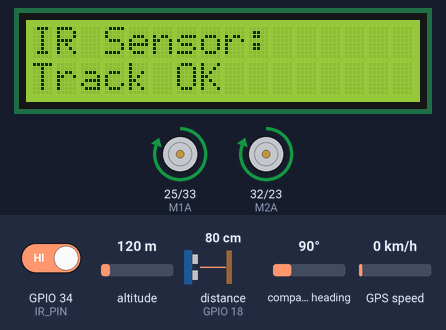
A sketch run on a simulated ESP32. Parts: 16×2 character LCD, motor-driver pin pairs drawn as motors (green arrow = first pin HIGH = forward, orange = second pin HIGH = backward, longer = more drive). Wiring (inferred from the names in the program): ultrasonic range finder: trigger GPIO 5; echo GPIO 18. The inputs (shaded band) are chosen by the test bench; at power-on: distance to the obstacle (sensor on GPIO 18) 80 cm, GPIO 34 (IR_PIN) HIGH, altitude 120 m, compass heading 90°, GPS speed 0 km/h. The echo pulse lasts 58.3 µs per cm; the GPS gets a fix after 3 s at 37.7749, -122.4194 with 8 satellites; the modem accepts every AT command (registered, SIM ready, sends succeed) and sends nothing else; what the sketch prints to the serial monitor is not drawn.

Above: at 4.3 s.
4.4 s: distance to the obstacle (sensor on GPIO 18) set to 12 cm
At 5.7 s:
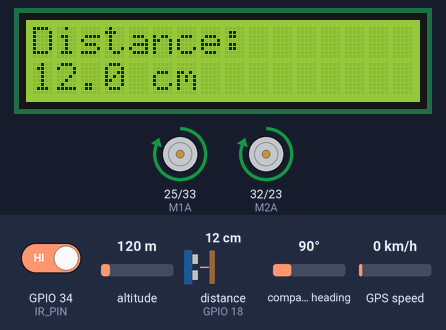
8.5 s: distance to the obstacle (sensor on GPIO 18) set to 9 cm
At 10.2 s:
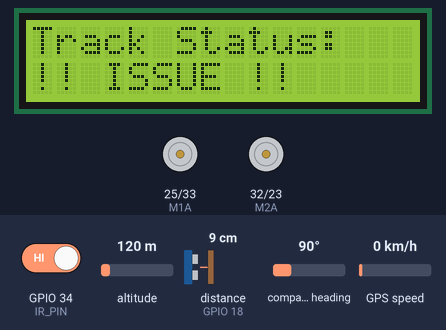
12.6 s: GPIO 34 (IR_PIN) driven LOW
At 14.4 s:
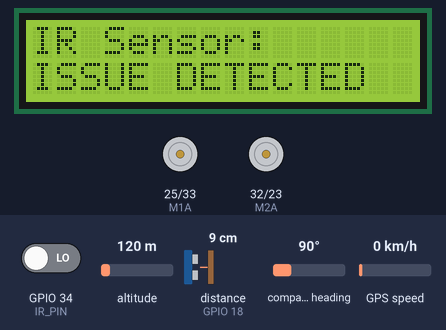
19.0 s: distance to the obstacle (sensor on GPIO 18) set to 250 cm
At 22.9 s:
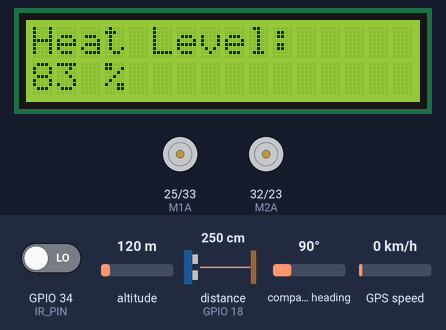
23.1 s: GPIO 34 (IR_PIN) driven HIGH
At 24.7 s:
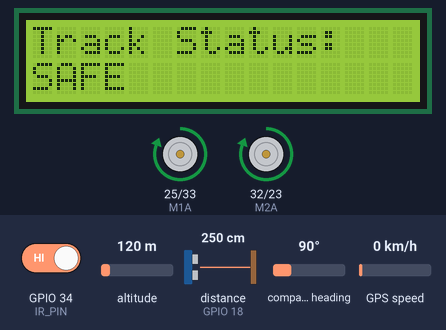
27.2 s: distance to the obstacle (sensor on GPIO 18) set to 35 cm
At 31.1 s:
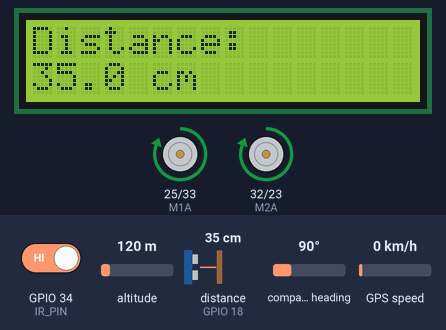
Timing chart, 0 to 32.3 s (numbered marks = the images above; inputs shaded):
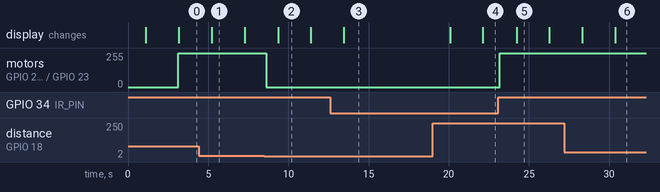

Measured:
- the behaviour switches between 11 and 10 cm on distance to the obstacle (sensor on GPIO 18) (found by bisection; images 1 and 2)
- after the input at 8.5 s, motor on GPIO 25 (M1A) / GPIO 33 (M1B), motor on GPIO 32 (M2A) / GPIO 23 (M2B): forward 255/255 → stopped after 0.11 s; the display: changes after 0.87 s (image 2)
- after the input at 12.6 s, the display: changes after 0.87 s (image 3)
- after the input at 23.1 s, motor on GPIO 25 (M1A) / GPIO 33 (M1B), motor on GPIO 32 (M2A) / GPIO 23 (M2B): stopped → forward 255/255 after 0.09 s; the display: changes after 1.1 s (image 5)
- what the display in image 1 shows lasts 2.1 s, from 5.2 s to 7.3 s

The sketch:

Railway_track_detection.ino
```cpp
/*
  ================================================================
        RAILWAY TRACK CRACK DETECTION SYSTEM
        ESP32 BASED PROTOTYPE
  ================================================================

  IMPORTANT DEVELOPMENT NOTE
  ----------------------------------------------------------------
  This program has been developed according to the hardware,
  wiring configuration, project requirements, and detection logic
  defined for this particular prototype.

  BEFORE UPLOADING THIS CODE TO THE ESP32:

  1. Re-check all ESP32 GPIO pin assignments.
  2. Re-check the actual sensor output logic (HIGH/LOW).
  3. Re-check the ultrasonic distance threshold.
  4. Re-check the GPS UART pins and baud rate.
  5. Re-check the GSM UART pins and baud rate.
  6. Re-check the GSM module power requirements.
  7. Re-check the GSM phone number and SMS configuration.
  8. Re-check the LCD I2C address.
  9. Re-check the motor-driver input connections.
 10. Re-check motor direction according to the actual wiring.
 11. Re-check all supply voltages and common GND connections.
 12. Re-check that no ESP32 GPIO receives a voltage above 3.3 V.
 13. Re-check the detection conditions and thresholds according
     to the actual experimental setup.
 14. Test each hardware section individually before performing
     the complete system test.

  IMPORTANT:
  ----------------------------------------------------------------
  The parameters used in this program are prototype-specific.
  They should NOT be considered universal railway safety
  parameters.

  This system is an academic/educational prototype and must not
  be connected to or operated on an active railway track.

  Before using a modified version of this program, verify:

      HARDWARE
         ↓
      PIN CONFIGURATION
         ↓
      SENSOR LOGIC
         ↓
      THRESHOLDS
         ↓
      COMMUNICATION SETTINGS
         ↓
      MOTOR CONTROL
         ↓
      COMPLETE SYSTEM OPERATION

  Always re-check the complete code after making hardware or
  parameter changes to prevent compilation, wiring, logic, or
  runtime errors.

  ================================================================
*/
#include <Wire.h>
#include <LiquidCrystal_I2C.h>
#include <TinyGPS++.h>

// =========================================================
// LCD
// =========================================================

LiquidCrystal_I2C lcd(0x27, 16, 2);

// =========================================================
// GPS
// =========================================================

TinyGPSPlus gps;

HardwareSerial GPS_Serial(2);

// GPS pins
#define GPS_RX 16
#define GPS_TX 17

// =========================================================
// GSM
// =========================================================

HardwareSerial GSM_Serial(1);

// GSM pins
#define GSM_RX 26
#define GSM_TX 27

// =========================================================
// SENSOR PINS
// =========================================================

#define IR_PIN   34

#define TRIG_PIN 5
#define ECHO_PIN 18

// =========================================================
// MOTOR DRIVER
// =========================================================

#define M1A 25
#define M1B 33

#define M2A 32
#define M2B 23

// =========================================================
// SETTINGS
// =========================================================

#define DISTANCE_LIMIT 10

const char PHONE_NUMBER[] = "+91xxxxxxxxxx";

// =========================================================
// VARIABLES
// =========================================================

int irValue = 0;

float distanceCM = 0;

int heatLevel = 0;

bool heatIncreasing = true;

bool trackIssue = false;

unsigned long lastLCDUpdate = 0;

unsigned long lastSMS = 0;

int lcdPage = 0;

const unsigned long LCD_INTERVAL = 2000;

const unsigned long SMS_INTERVAL = 15000;

// =========================================================
// SETUP
// =========================================================

void setup()
{
  Serial.begin(115200);

  delay(1000);

  Serial.println();
  Serial.println("======================================");
  Serial.println("🚂 Railway Track Detection System");
  Serial.println("======================================");

  // -------------------------------------------------------
  // I2C
  // -------------------------------------------------------

  Wire.begin(21, 22);

  // -------------------------------------------------------
  // LCD
  // -------------------------------------------------------

  lcd.init();
  lcd.backlight();

  lcd.clear();

  lcd.setCursor(0, 0);
  lcd.print("Railway Safety");

  lcd.setCursor(0, 1);
  lcd.print("ESP32 Starting");

  // -------------------------------------------------------
  // GPS
  // -------------------------------------------------------

  GPS_Serial.begin(9600, SERIAL_8N1, GPS_RX, GPS_TX);

  // -------------------------------------------------------
  // GSM
  // -------------------------------------------------------

  GSM_Serial.begin(9600, SERIAL_8N1, GSM_RX, GSM_TX);

  // -------------------------------------------------------
  // Sensor pins
  // -------------------------------------------------------

  pinMode(IR_PIN, INPUT);

  pinMode(TRIG_PIN, OUTPUT);
  pinMode(ECHO_PIN, INPUT);

  // -------------------------------------------------------
  // Motor pins
  // -------------------------------------------------------

  pinMode(M1A, OUTPUT);
  pinMode(M1B, OUTPUT);

  pinMode(M2A, OUTPUT);
  pinMode(M2B, OUTPUT);

  stopCar();

  delay(2000);

  lcd.clear();

  Serial.println("✅ System initialized");
  Serial.println("📡 GPS UART started");
  Serial.println("📡 GSM UART started");
  Serial.println("📺 LCD started");
  Serial.println("======================================");
}

// =========================================================
// LOOP
// =========================================================

void loop()
{
  // -------------------------------------------------------
  // Read GPS continuously
  // -------------------------------------------------------

  readGPS();

  // -------------------------------------------------------
  // Read IR
  // -------------------------------------------------------

  irValue = digitalRead(IR_PIN);

  // -------------------------------------------------------
  // Heat simulation
  // -------------------------------------------------------

  updateHeat();

  // -------------------------------------------------------
  // Ultrasonic
  // -------------------------------------------------------

  distanceCM = readDistanceCM();

  // -------------------------------------------------------
  // Track condition
  // -------------------------------------------------------

  checkTrackCondition();

  // -------------------------------------------------------
  // LCD
  // -------------------------------------------------------

  updateLCD();

  delay(100);
}

// =========================================================
// GPS FUNCTION
// =========================================================

void readGPS()
{
  while (GPS_Serial.available())
  {
    gps.encode(GPS_Serial.read());
  }
}

// =========================================================
// ULTRASONIC FUNCTION
// =========================================================

float readDistanceCM()
{
  digitalWrite(TRIG_PIN, LOW);

  delayMicroseconds(2);

  digitalWrite(TRIG_PIN, HIGH);

  delayMicroseconds(10);

  digitalWrite(TRIG_PIN, LOW);

  long duration = pulseIn(ECHO_PIN, HIGH, 30000);

  if (duration == 0)
  {
    return -1;
  }

  float distance = duration * 0.0343 / 2.0;

  return distance;
}

// =========================================================
// HEAT SIMULATION
// =========================================================

void updateHeat()
{
  static unsigned long lastHeatUpdate = 0;

  if (millis() - lastHeatUpdate >= 100)
  {
    lastHeatUpdate = millis();

    if (heatIncreasing)
    {
      heatLevel++;

      if (heatLevel >= 100)
      {
        heatLevel = 100;
        heatIncreasing = false;
      }
    }
    else
    {
      heatLevel--;

      if (heatLevel <= 0)
      {
        heatLevel = 0;
        heatIncreasing = true;
      }
    }
  }
}

// =========================================================
// TRACK CONDITION
// =========================================================

void checkTrackCondition()
{
  bool issue = false;

  // -------------------------------------------------------
  // IR detection
  // -------------------------------------------------------

  if (irValue == LOW)
  {
    issue = true;
  }

  // -------------------------------------------------------
  // Ultrasonic detection
  // -------------------------------------------------------

  if (distanceCM > 0 && distanceCM < DISTANCE_LIMIT)
  {
    issue = true;
  }

  // -------------------------------------------------------
  // Track issue
  // -------------------------------------------------------

  if (issue)
  {
    trackIssue = true;

    stopCar();

    Serial.println();
    Serial.println("⚠️ ===============================");
    Serial.println("⚠️ TRACK ISSUE DETECTED!");
    Serial.println("🛑 Vehicle STOPPED");
    Serial.println("⚠️ ===============================");

    sendSMSAlert();
  }
  else
  {
    trackIssue = false;

    moveCar();

    Serial.println();
    Serial.println("✅ TRACK STATUS: SAFE");
    Serial.println("🚗 Vehicle MOVING");
  }

  // -------------------------------------------------------
  // Serial sensor data
  // -------------------------------------------------------

  Serial.print("🔎 IR Sensor: ");
  Serial.println(irValue);

  Serial.print("📏 Ultrasonic: ");

  if (distanceCM < 0)
  {
    Serial.println("No Echo");
  }
  else
  {
    Serial.print(distanceCM, 1);
    Serial.println(" cm");
  }

  Serial.print("🔥 Heat Level: ");
  Serial.print(heatLevel);
  Serial.println(" %");

  if (gps.location.isValid())
  {
    Serial.print("📍 Latitude: ");
    Serial.println(gps.location.lat(), 6);

    Serial.print("📍 Longitude: ");
    Serial.println(gps.location.lng(), 6);
  }
  else
  {
    Serial.println("📍 GPS: Waiting for fix...");
  }
}

// =========================================================
// MOVE CAR
// =========================================================

void moveCar()
{
  digitalWrite(M1A, HIGH);
  digitalWrite(M1B, LOW);

  digitalWrite(M2A, HIGH);
  digitalWrite(M2B, LOW);
}

// =========================================================
// STOP CAR
// =========================================================

void stopCar()
{
  digitalWrite(M1A, LOW);
  digitalWrite(M1B, LOW);

  digitalWrite(M2A, LOW);
  digitalWrite(M2B, LOW);
}

// =========================================================
// LCD UPDATE
// =========================================================

void updateLCD()
{
  if (millis() - lastLCDUpdate < LCD_INTERVAL)
  {
    return;
  }

  lastLCDUpdate = millis();

  lcd.clear();

  switch (lcdPage)
  {
    case 0:

      lcd.setCursor(0, 0);
      lcd.print("IR Sensor:");

      lcd.setCursor(0, 1);

      if (irValue == LOW)
      {
        lcd.print("ISSUE DETECTED");
      }
      else
      {
        lcd.print("Track OK");
      }

      break;

    case 1:

      lcd.setCursor(0, 0);
      lcd.print("Distance:");

      lcd.setCursor(0, 1);

      if (distanceCM < 0)
      {
        lcd.print("No Echo");
      }
      else
      {
        lcd.print(distanceCM, 1);
        lcd.print(" cm");
      }

      break;

    case 2:

      lcd.setCursor(0, 0);
      lcd.print("Heat Level:");

      lcd.setCursor(0, 1);

      lcd.print(heatLevel);
      lcd.print(" %");

      break;

    case 3:

      lcd.setCursor(0, 0);
      lcd.print("Track Status:");

      lcd.setCursor(0, 1);

      if (trackIssue)
      {
        lcd.print("!! ISSUE !!");
      }
      else
      {
        lcd.print("SAFE");
      }

      break;

    case 4:

      lcd.setCursor(0, 0);
      lcd.print("GPS Status:");

      lcd.setCursor(0, 1);

      if (gps.location.isValid())
      {
        lcd.print("FIX OK");
      }
      else
      {
        lcd.print("SEARCHING");
      }

      break;
  }

  lcdPage++;

  if (lcdPage > 4)
  {
    lcdPage = 0;
  }
}

// =========================================================
// GSM SMS ALERT
// =========================================================

void sendSMSAlert()
{
  // Prevent continuous SMS transmission

  if (millis() - lastSMS < SMS_INTERVAL)
  {
    return;
  }

  lastSMS = millis();

  Serial.println("📡 Preparing GSM SMS...");

  GSM_Serial.println("AT");

  delay(500);

  GSM_Serial.println("AT+CMGF=1");

  delay(500);

  GSM_Serial.print("AT+CMGS=\"");

  GSM_Serial.print(PHONE_NUMBER);

  GSM_Serial.println("\"");

  delay(1000);

  GSM_Serial.println("WARNING!");

  GSM_Serial.println("Railway Track Issue Detected.");

  GSM_Serial.print("Distance: ");

  if (distanceCM >= 0)
  {
    GSM_Serial.print(distanceCM, 1);
    GSM_Serial.println(" cm");
  }
  else
  {
    GSM_Serial.println("Unknown");
  }

  GSM_Serial.print("Heat: ");

  GSM_Serial.print(heatLevel);

  GSM_Serial.println("%");

  if (gps.location.isValid())
  {
    GSM_Serial.print("Latitude: ");

    GSM_Serial.println(gps.location.lat(), 6);

    GSM_Serial.print("Longitude: ");

    GSM_Serial.println(gps.location.lng(), 6);
  }
  else
  {
    GSM_Serial.println("GPS location unavailable.");
  }

  GSM_Serial.write(26);

  delay(3000);

  Serial.println("📡 SMS command sent.");
}
```
